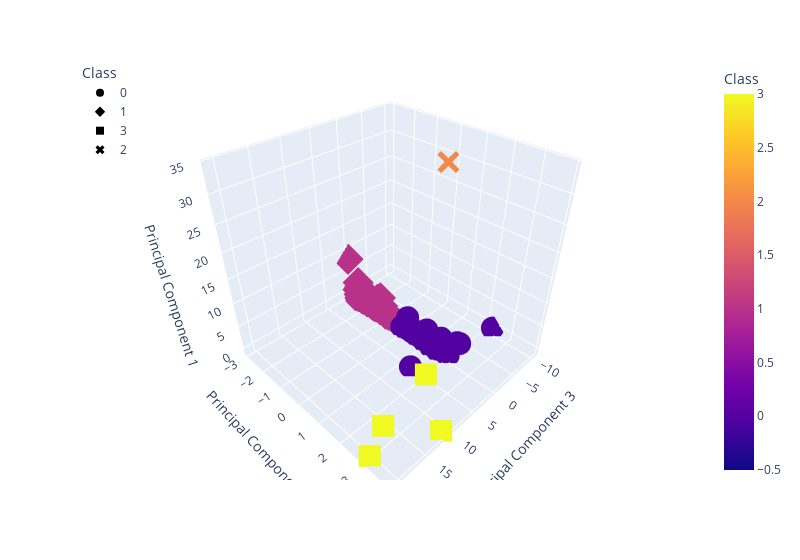

Notebook code for this chart:
### Code cell
# Create a 3D-Scatter with the PCA data and the clusters
fig = px.scatter_3d(
    concat_pca_df,
    x="Principal Component 3",
    y="Principal Component 2",
    z="Principal Component 1",
    color="Class",
    symbol="Class",
    width=800,
)
fig.update_layout(legend=dict(x=0, y=1))
fig.show()

### Figure 1 — Plotly figure (JSON) as saved in the notebook; plotly's stock layout.template omitted (floating-point values rounded to 4 significant figures; data arrays with more than 128 entries replaced by an {"elided": "..."} marker saying what was removed)
{"data": [{"hovertemplate": "Class=%{marker.color}<br>Principal Component 3=%{x}<br>Principal Component 2=%{y}<br>Principal Component 1=%{z}<extra></extra>", "legendgroup": "0", "marker": {"color": {"elided": "289 int values"}, "coloraxis": "coloraxis", "symbol": "circle"}, "mode": "markers", "name": "0", "scene": "scene", "showlegend": true, "type": "scatter3d", "x": {"elided": "289 float values"}, "y": {"elided": "289 float values"}, "z": {"elided": "289 float values"}}, {"hovertemplate": "Class=%{marker.color}<br>Principal Component 3=%{x}<br>Principal Component 2=%{y}<br>Principal Component 1=%{z}<extra></extra>", "legendgroup": "1", "marker": {"color": {"elided": "238 int values"}, "coloraxis": "coloraxis", "symbol": "diamond"}, "mode": "markers", "name": "1", "scene": "scene", "showlegend": true, "type": "scatter3d", "x": {"elided": "238 float values"}, "y": {"elided": "238 float values"}, "z": {"elided": "238 float values"}}, {"hovertemplate": "Class=%{marker.color}<br>Principal Component 3=%{x}<br>Principal Component 2=%{y}<br>Principal Component 1=%{z}<extra></extra>", "legendgroup": "3", "marker": {"color": [3, 3, 3, 3], "coloraxis": "coloraxis", "symbol": "square"}, "mode": "markers", "name": "3", "scene": "scene", "showlegend": true, "type": "scatter3d", "x": [8.284, 16.37, 11.29, 20.7], "y": [2.642, 2.581, 3.873, 3.019], "z": [4.389, -0.1182, -0.4308, -0.3531]}, {"hovertemplate": "Class=%{marker.color}<br>Principal Component 3=%{x}<br>Principal Component 2=%{y}<br>Principal Component 1=%{z}<extra></extra>", "legendgroup": "2", "marker": {"color": [2], "coloraxis": "coloraxis", "symbol": "x"}, "mode": "markers", "name": "2", "scene": "scene", "showlegend": true, "type": "scatter3d", "x": [-1.071], "y": [1.339], "z": [34.12]}], "layout": {"coloraxis": {"colorbar": {"title": {"text": "Class"}}, "colorscale": [[0, "#0d0887"], [0.1111, "#46039f"], [0.2222, "#7201a8"], [0.3333, "#9c179e"], [0.4444, "#bd3786"], [0.5556, "#d8576b"], [0.6667, "#ed7953"], [0.7778, "#fb9f3a"], [0.8889, "#fdca26"], [1, "#f0f921"]]}, "legend": {"title": {"text": "Class"}, "tracegroupgap": 0, "x": 0, "y": 1}, "margin": {"t": 60}, "scene": {"domain": {"x": [0, 1], "y": [0, 1]}, "xaxis": {"title": {"text": "Principal Component 3"}}, "yaxis": {"title": {"text": "Principal Component 2"}}, "zaxis": {"title": {"text": "Principal Component 1"}}}, "width": 800}}
